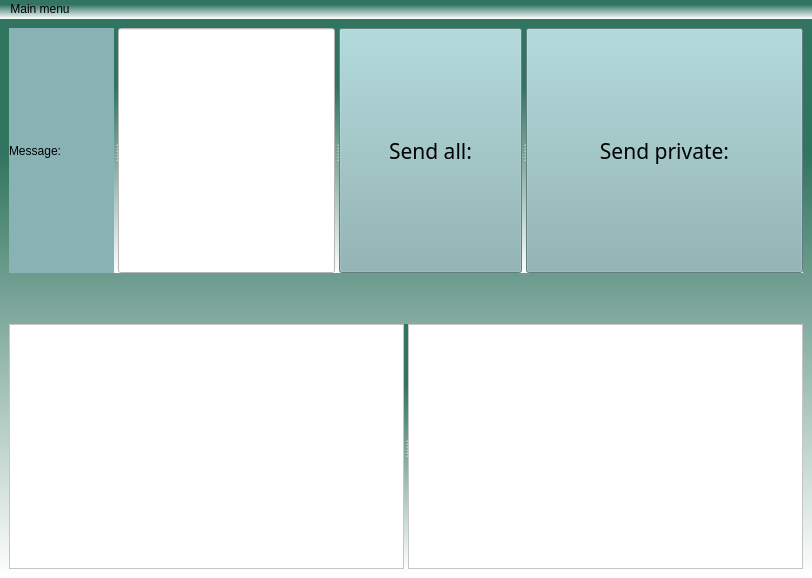
<?xml version="1.0" encoding="utf-8"?>
<ui version="4.0">
 <class>MainWindow</class>
 <widget class="QMainWindow" name="MainWindow">
  <property name="geometry">
   <rect>
    <x>0</x>
    <y>0</y>
    <width>812</width>
    <height>578</height>
   </rect>
  </property>
  <property name="sizePolicy">
   <sizepolicy hsizetype="Expanding" vsizetype="Expanding">
    <horstretch>0</horstretch>
    <verstretch>0</verstretch>
   </sizepolicy>
  </property>
  <property name="windowTitle">
   <string>MainWindow</string>
  </property>
  <property name="styleSheet">
   <string notr="true">background-color: qlineargradient(spread:pad, x1:1, y1:0.238636, x2:1, y2:1, stop:0 rgba(49, 116, 96, 255), stop:1 rgba(255, 255, 255, 255));</string>
  </property>
  <widget class="QWidget" name="centralwidget">
   <layout class="QVBoxLayout" name="verticalLayout">
    <item>
     <widget class="QSplitter" name="splitter_2">
      <property name="orientation">
       <enum>Qt::Horizontal</enum>
      </property>
      <widget class="QLabel" name="label">
       <property name="styleSheet">
        <string notr="true">font: 12pt &quot;Vemana2000&quot;;
background-color: rgb(136, 178, 180);</string>
       </property>
       <property name="text">
        <string>Message:</string>
       </property>
      </widget>
      <widget class="QLineEdit" name="MessageLineEdit">
       <property name="styleSheet">
        <string notr="true">font: 16pt &quot;Vemana2000&quot;;
background-color: rgb(255, 255, 255);</string>
       </property>
      </widget>
      <widget class="QPushButton" name="SendAllMessage">
       <property name="font">
        <font>
         <family>Vemana2000</family>
         <pointsize>16</pointsize>
         <weight>50</weight>
         <italic>false</italic>
         <bold>false</bold>
        </font>
       </property>
       <property name="styleSheet">
        <string notr="true">font: 16pt &quot;Vemana2000&quot;;
background-color: rgb(136, 178, 180);</string>
       </property>
       <property name="text">
        <string>Send all:</string>
       </property>
      </widget>
      <widget class="QPushButton" name="SendPrivateMessage">
       <property name="font">
        <font>
         <family>Vemana2000</family>
         <pointsize>16</pointsize>
         <weight>50</weight>
         <italic>false</italic>
         <bold>false</bold>
        </font>
       </property>
       <property name="styleSheet">
        <string notr="true">font: 16pt &quot;Vemana2000&quot;;
background-color: rgb(136, 178, 180);</string>
       </property>
       <property name="text">
        <string>Send private:</string>
       </property>
      </widget>
     </widget>
    </item>
    <item>
     <spacer name="horizontalSpacer">
      <property name="orientation">
       <enum>Qt::Vertical</enum>
      </property>
      <property name="sizeType">
       <enum>QSizePolicy::Fixed</enum>
      </property>
      <property name="sizeHint" stdset="0">
       <size>
        <width>20</width>
        <height>45</height>
       </size>
      </property>
     </spacer>
    </item>
    <item>
     <widget class="QSplitter" name="splitter">
      <property name="orientation">
       <enum>Qt::Horizontal</enum>
      </property>
      <widget class="QTextBrowser" name="CommonChatBrows">
       <property name="styleSheet">
        <string notr="true">font: 16pt &quot;Vemana2000&quot;;
background-color: rgb(255, 255, 255);</string>
       </property>
      </widget>
      <widget class="QTextBrowser" name="PrivateChatBrows">
       <property name="styleSheet">
        <string notr="true">font: 16pt &quot;Vemana2000&quot;;
background-color: rgb(255, 255, 255);</string>
       </property>
      </widget>
     </widget>
    </item>
   </layout>
  </widget>
  <widget class="QMenuBar" name="menuBar">
   <property name="geometry">
    <rect>
     <x>0</x>
     <y>0</y>
     <width>812</width>
     <height>23</height>
    </rect>
   </property>
   <widget class="QMenu" name="menuMain_menu">
    <property name="title">
     <string>Main menu</string>
    </property>
    <addaction name="actionOpen_another_client"/>
    <addaction name="separator"/>
    <addaction name="actionClose_this_client"/>
   </widget>
   <addaction name="menuMain_menu"/>
  </widget>
  <action name="actionOpen_another_client">
   <property name="text">
    <string>Open another client</string>
   </property>
  </action>
  <action name="actionClose_this_client">
   <property name="text">
    <string>Close this client</string>
   </property>
  </action>
 </widget>
 <resources/>
 <connections/>
</ui>
